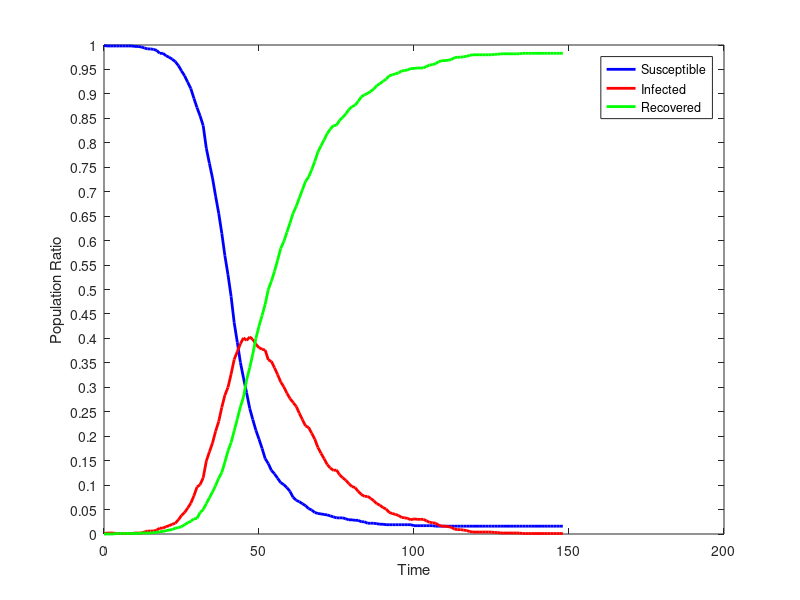

Reproduce this figure in MATLAB.
dynamics = [
999.0,1.0,0.0;
998.0,2.0,0.0;
998.0,2.0,0.0;
998.0,2.0,0.0;
998.0,1.0,1.0;
998.0,1.0,1.0;
998.0,1.0,1.0;
998.0,1.0,1.0;
998.0,1.0,1.0;
998.0,1.0,1.0;
997.0,2.0,1.0;
997.0,2.0,1.0;
996.0,2.0,2.0;
994.0,4.0,2.0;
992.0,6.0,2.0;
992.0,6.0,2.0;
991.0,6.0,3.0;
989.0,8.0,3.0;
983.0,12.0,5.0;
983.0,12.0,5.0;
978.0,15.0,7.0;
975.0,17.0,8.0;
971.0,20.0,9.0;
966.0,22.0,12.0;
958.0,29.0,13.0;
947.0,38.0,15.0;
937.0,44.0,19.0;
924.0,53.0,23.0;
911.0,63.0,26.0;
891.0,78.0,31.0;
872.0,96.0,32.0;
855.0,101.0,44.0;
835.0,115.0,50.0;
789.0,149.0,62.0;
758.0,168.0,74.0;
728.0,186.0,86.0;
691.0,210.0,99.0;
656.0,230.0,114.0;
615.0,259.0,126.0;
569.0,284.0,147.0;
530.0,300.0,170.0;
486.0,327.0,187.0;
432.0,357.0,211.0;
392.0,373.0,235.0;
351.0,389.0,260.0;
319.0,401.0,280.0;
289.0,396.0,315.0;
257.0,403.0,340.0;
234.0,398.0,368.0;
212.0,388.0,400.0;
194.0,381.0,425.0;
175.0,378.0,447.0;
154.0,376.0,470.0;
144.0,356.0,500.0;
130.0,353.0,517.0;
123.0,340.0,537.0;
114.0,326.0,560.0;
105.0,311.0,584.0;
101.0,301.0,598.0;
95.0,288.0,617.0;
87.0,277.0,636.0;
75.0,269.0,656.0;
69.0,261.0,670.0;
66.0,247.0,687.0;
62.0,234.0,704.0;
58.0,221.0,721.0;
52.0,218.0,730.0;
49.0,206.0,745.0;
44.0,194.0,762.0;
42.0,177.0,781.0;
41.0,165.0,794.0;
40.0,154.0,806.0;
39.0,142.0,819.0;
37.0,135.0,828.0;
35.0,130.0,835.0;
33.0,131.0,836.0;
33.0,121.0,846.0;
33.0,115.0,852.0;
31.0,110.0,859.0;
29.0,103.0,868.0;
29.0,97.0,874.0;
28.0,95.0,877.0;
28.0,87.0,885.0;
25.0,81.0,894.0;
25.0,77.0,898.0;
22.0,77.0,901.0;
22.0,73.0,905.0;
22.0,68.0,910.0;
21.0,62.0,917.0;
20.0,59.0,921.0;
20.0,54.0,926.0;
19.0,51.0,930.0;
19.0,44.0,937.0;
19.0,42.0,939.0;
19.0,40.0,941.0;
19.0,38.0,943.0;
19.0,34.0,947.0;
19.0,33.0,948.0;
19.0,32.0,949.0;
19.0,29.0,952.0;
17.0,31.0,952.0;
17.0,30.0,953.0;
17.0,30.0,953.0;
17.0,30.0,953.0;
17.0,27.0,956.0;
17.0,24.0,959.0;
17.0,23.0,960.0;
16.0,22.0,962.0;
16.0,18.0,966.0;
16.0,16.0,968.0;
16.0,16.0,968.0;
16.0,15.0,969.0;
16.0,14.0,970.0;
16.0,10.0,974.0;
16.0,9.0,975.0;
16.0,9.0,975.0;
16.0,8.0,976.0;
16.0,7.0,977.0;
16.0,5.0,979.0;
16.0,4.0,980.0;
16.0,4.0,980.0;
16.0,4.0,980.0;
16.0,4.0,980.0;
16.0,4.0,980.0;
16.0,4.0,980.0;
16.0,4.0,980.0;
16.0,3.0,981.0;
16.0,3.0,981.0;
16.0,2.0,982.0;
16.0,2.0,982.0;
16.0,2.0,982.0;
16.0,2.0,982.0;
16.0,2.0,982.0;
16.0,2.0,982.0;
16.0,2.0,982.0;
16.0,1.0,983.0;
16.0,1.0,983.0;
16.0,1.0,983.0;
16.0,1.0,983.0;
16.0,1.0,983.0;
16.0,1.0,983.0;
16.0,1.0,983.0;
16.0,1.0,983.0;
16.0,1.0,983.0;
16.0,1.0,983.0;
16.0,1.0,983.0;
16.0,1.0,983.0;
16.0,1.0,983.0;
16.0,1.0,983.0;
];
susceptible = dynamics (:, 1);
infected = dynamics (:, 2);
recovered = dynamics (:, 3);
totalPopulation = susceptible(1) + infected(1) + recovered(1);
susceptibleRatio = susceptible ./ totalPopulation;
infectedRatio = infected ./ totalPopulation;
recoveredRatio = recovered ./ totalPopulation;
steps = length (susceptible);
indices = 0 : steps - 1;
figure
plot (indices, susceptibleRatio.', 'color', 'blue', 'linewidth', 2);
hold on
plot (indices, infectedRatio.', 'color', 'red', 'linewidth', 2);
hold on
plot (indices, recoveredRatio.', 'color', 'green', 'linewidth', 2);
set(gca,'YTick',0:0.05:1.0);
xlabel ('Time');
ylabel ('Population Ratio');
legend('Susceptible','Infected', 'Recovered');
